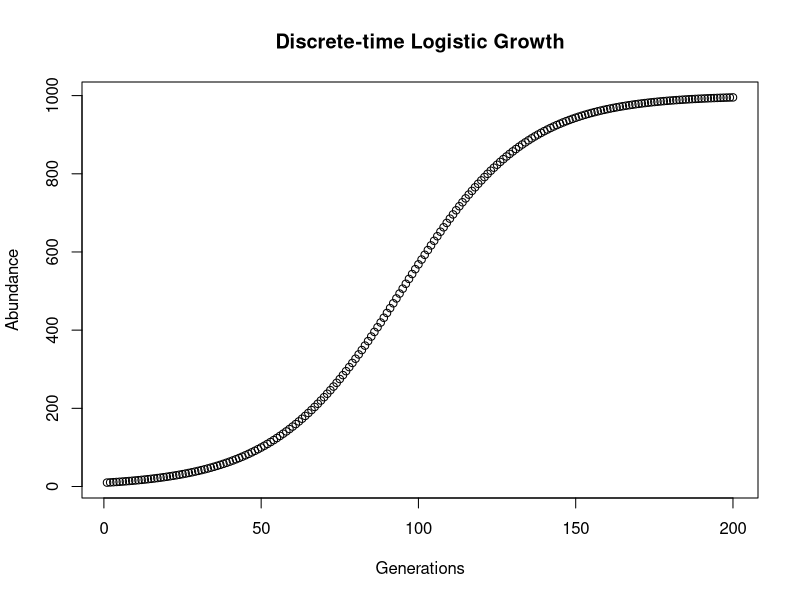
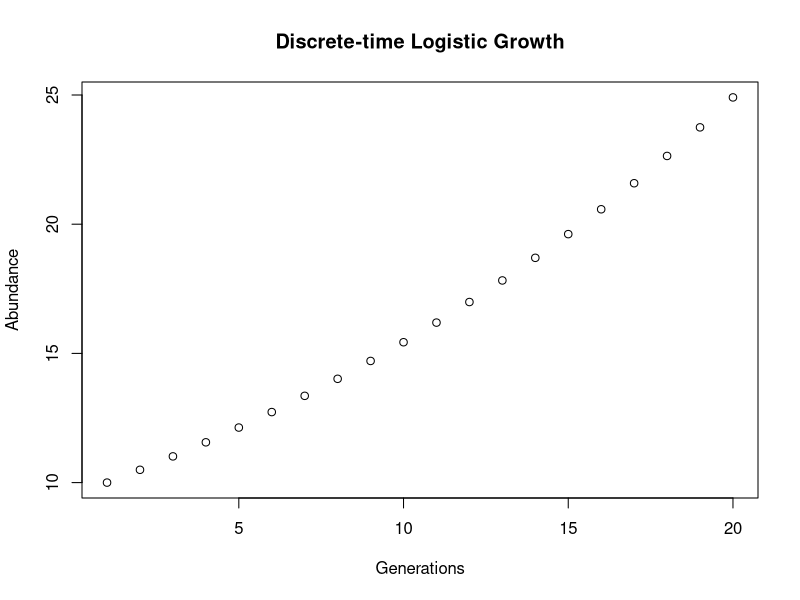

Source code (R) for these figures, in order:
LogGrowthFunction <- function( n = 10, Gens = 20, k = 1000 , r = .05) {
  for( t in seq( 2 , Gens ) ) {
    n[t] <- n[t-1] + ( r * n[t-1] * (k - n[t-1])/k )    #defining the function, variables of which 
    #have been defined in function arguments
  }
  plot(n, main = "Discrete-time Logistic Growth", xlab = "Generations", ylab = "Abundance")     
  #plotting the function with appropriate
  #axis labels
  DataStore <- data.frame(1:length(n), n)
  colnames(DataStore) <- c("Generation" , "Abundance")
  return(DataStore)
  return(n)
  
}
LogGrowthFunction(Gens = 200)
help("data.frame")
LogGrowthFunction()
